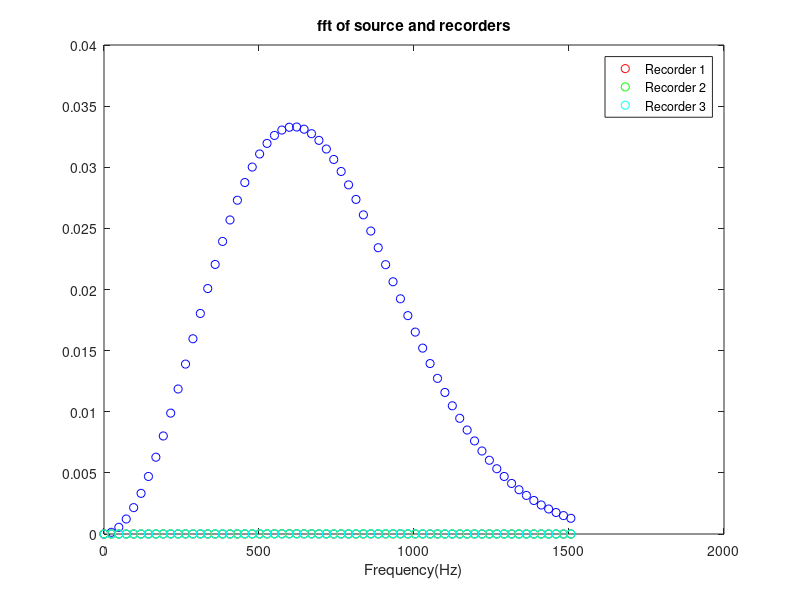
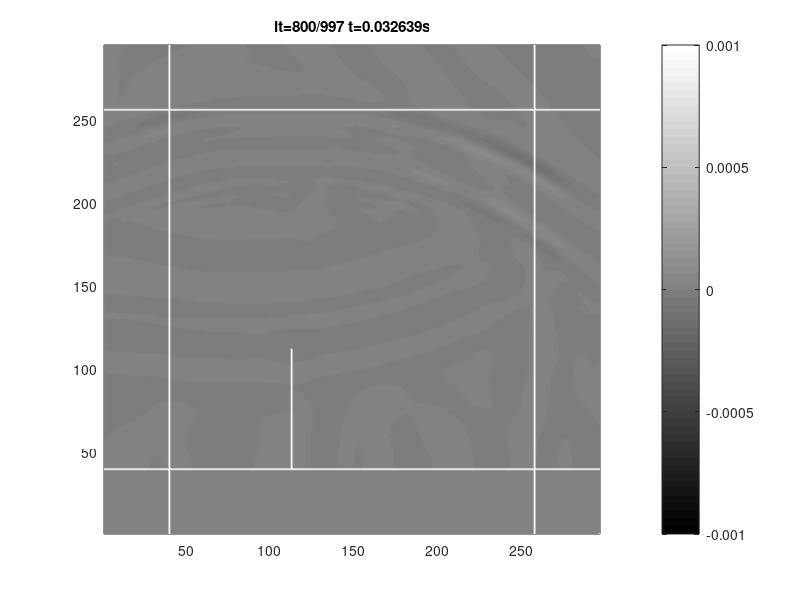

The MATLAB script that drew these images, in order: (Note: this script raises an error after producing the figures.)
function return_args=thin_wall(ifshow,k_max,m,fp,if_free)
if nargin<1
    close all
    clc
    ifshow=1;
    fp=68*9;
    k_max=5637*fp/500;
    m=1.4;
    if_free=0;
end
%% INITIALIZATION OF GRID AND SIMULATING PARAMETERS
c=340;          % Speed of sound
lp=c/fp;        % Associated wavelength with peak frequency
md=2;           % dr=md/fp
d=1.0;          % d distance in exercise (in m)
dx=c/fp/20;     % Spatial discretisation step, at least 20 samples
                % per wavelength
nd=ceil(d/dx);  % number of grids in d.
if mod(nd,2)==1 % nd should be even, because nd/2 is needed.
    nd=nd+1;
end
dx=d/nd;             % Recalculate dx
dy=dx;               % Same grid in x,y
np=lp/dx;            % Does not need to be integer
nx=6*nd+2+1;         % Number of cells in x direction
ny=6*nd+1;           % Number of cells in y direction
npml=40;             % Number of cells in PML
xdim=nx-2+2*npml;    % Total number of columns
ydim=ny-2+2*npml;    % Total number of rows
cn=1/sqrt(2);
dt=cn*dx/c/sqrt(2);  % Time step
cdtdx=c*dt/dx;       % c * dt / dx. Needed for ricker wavelet
nt=round(2*md/(fp*dt)+...
         sqrt(xdim^2+ydim^2)/cdtdx);%Number of time steps
%%% FFT INITIALIZATIONS
fmax=1/(2*dt);       % Maximum frequency in fft
NFFT=2^nextpow2(nt);
disp(['fp=',num2str(fp),' d=',num2str(d),' m'])
disp(['nx=',num2str(nx),' dx=',num2str(dx),' nt=',num2str(nt)])
%% OTHER INITIALIZATIONS
col_s=npml+nd;       % X location of source
row_s=npml+ny-1-nd/2;% Y location of source
col_r1=col_s+2*nd+2; % X location of recorder1
col_r2=col_r1+nd;    % X location of recorder2
col_r3=col_r2+nd;    % X location of recorder3
source=arrayfun(@(it)ricker_wavelet(cdtdx,np,it,md),1:nt);
r1=zeros(nt,1);      % Recorder1 Pre alocation
r2=r1;               % Recorder2 Pre alocation
r3=r2;               % Recorder3 Pre alocation
fft_source=fft(source,NFFT)/nt; 
f=fmax*linspace(0,1,NFFT/2+1)';
f=f(f<2.5*fp);
fft_source=abs(fft_source(1:length(f)))';
if ifshow
    figure(1)% to show the fft of source
    plot(f,2*fft_source,'bo')
    xlabel('Frequency(Hz)')
    title('fft of source and recorders')
end
% Defining the fields
ox=zeros(ydim,xdim);
oy=ox;
p=ox;
px=spalloc(ydim,xdim,2*npml*ydim+(nx-2)*2*npml);
py=px; % px and py are sparse. They fit around p.
% Frame is just made to better see the boundaries and source
% Frame is prealocated for more elements that actually needed.
frame=sparse(ydim,xdim,3*ydim+3*xdim);
frame(npml,:)=1;frame(ny+npml-1,:)=1;
frame(:,npml)=1;frame(:,nx+npml-1)=1;
frame(npml+ny-2*nd-1:npml+ny-1,npml+2*nd+1)=1;
%% INITIALIZING THE DAMPING MATRICES
% Starting out with the ox and oy...
KO_x=spalloc(ydim,xdim,(2*npml-1)*ydim);
KO_y=spalloc(ydim,xdim,npml*xdim);
dpml=npml-0.5;%maximum length of PML
dist=(0.5:1:dpml);%All Os have 0.5 offset.
base_damp=repmat(k_max*(dist'/dpml).^m,1,xdim);
KO_y(1:npml,:)=flipud(base_damp);%Top PML - OY
KO_y(end-npml+2:end,:)=base_damp(1:end-1,:); % Bottom PML - OY
base_damp=repmat(k_max*(dist/npml).^m,ydim,1);%needed for Ox
KO_x(:,end-npml+1:end)=base_damp;%right part of Ox
% The left part of Ox has 1 element less
KO_x(:,1:npml-1)=fliplr(base_damp(:,1:end-1));
% Now calculating the damping matrices for p.
KP_x=spalloc(ydim,xdim,2*npml*ydim);
KP_y=spalloc(ydim,xdim,2*npml*ydim);
dist=(0:npml-1);% Here there is no offset.
base_damp=repmat(k_max*(dist'/dpml).^m,1,xdim);
KP_y(end-npml+1:end,:)=base_damp;
KP_y(1:npml,:)=flipud(base_damp);
base_damp=repmat(k_max*(dist/dpml).^m,ydim,1);%needed for px
KP_x(:,1:npml)=fliplr(base_damp);
KP_x(:,end-npml+1:end)=base_damp;
% Construction of some needed constant matrices in update equations.
KO_x_o=(1-KO_x*dt/2)./(1+KO_x*dt/2);%Multiplied by previous ox
KO_x_p=dt/dx./(1+KO_x*dt/2);%Multiplied by p.
KO_y_o=(1-KO_y*dt/2)./(1+KO_y*dt/2);%Multiplied by previous oy
KO_y_p=dt/dy./(1+KO_y*dt/2);%Multiplied by p.
KP_x_o=c^2*dt/dx;
KP_x_p=1-KP_x*dt;
KP_y_o=c^2*dt/dy;
KP_y_p=1-KP_y*dt;
%% TIME STEPPING ITERATION
if ifshow;
    figure(2);
end
display='it=0/nt t=0.000000';
fprintf(display)
for it=1:nt
    t=(it-1)*dt;
    fprintf(repmat('\b',1,length(display)))
    display=sprintf('it=%d/%d t=%.6fs',it,nt,t);
    fprintf(display);
    p(row_s,col_s)=p(row_s,col_s)+source(it);
    r1(it)=p(row_s,col_r1);
    r2(it)=p(row_s,col_r2);
    r3(it)=p(row_s,col_r3);
    
    % Update Equations
    ox=fin_diff([p+px+py,zeros(ydim,1)],ox,'x',KO_x_p,KO_x_o);
    oy=fin_diff([zeros(1,xdim);p+px+py],oy,'y',KO_y_p,KO_y_o);
    p=fin_diff([ox(:,1),ox],px+p,'x',KP_x_o,KP_x_p);

    px(:,[1:npml,nx+npml-1:end])=p(:,[1:npml,nx+npml-1:end]);
    px([1:npml,ny+npml-1:end],:)=p([1:npml,ny+npml-1:end],:);
    p(:,[1:npml,nx+npml-1:end])=0;
    p([1:npml,ny+npml-1:end],:)=0;
    
    p=fin_diff([oy;zeros(1,xdim)],py+p,'y',KP_y_o,KP_y_p);
    
    py(:,[1:npml,nx+npml-1:end])=p(:,[1:npml,nx+npml-1:end]); %#ok<*SPRIX>
    py([1:npml,ny+npml-1:end],:)=p([1:npml,ny+npml-1:end],:); %#ok<SPRIX>
    p(:,[1:npml,nx+npml-1:end])=0;
    p([1:npml,ny+npml-1:end],:)=0;
    
    % Boundries
    if ~if_free
        p (npml+ny-2*nd-1:npml+ny-1,npml+2*nd+1)=0; % Thin wall
        p (npml+ny-1,:)=0;  % Ground
        px(npml+ny-1,:)=0;
        py(npml+ny-1,:)=0;
    end
  
    if ifshow && mod(it,400)==0;
        pcolor(flipud(p+px+py+frame));
        colormap('gray')
        shading interp
        caxis([-.001 .001])
        colorbar
        xlim([1 xdim])
        ylim([1 ydim])
        title(display)
        getframe(); 
    end
end
fprintf('\n')
%% POST PROCESSING
return_args=struct('f',0,'r1',0,'r2',0,'r3',0,'E',0);

% Calculate remaining energy
ox=ox(npml:end-npml+1,npml:end-npml+1);
oy=oy(npml:end-npml+1,npml:end-npml+1);
energy=sum(sum(ox.^2+oy.^2));
return_args.E=energy;

% Calculate fft
fft_r1=fft(r1,NFFT)/nt;
fft_r2=fft(r2,NFFT)/nt;
fft_r3=fft(r3,NFFT)/nt;
fft_r1=abs(fft_r1(1:length(f)));
fft_r2=abs(fft_r2(1:length(f)));
fft_r3=abs(fft_r3(1:length(f)));
% Plot FFT of recorders if requested
if ifshow
    figure(1);%Back to fft plot
    hold on
    h1=plot(f,2*fft_r1,'ro');
    h2=plot(f,2*fft_r2,'go');
    h3=plot(f,2*fft_r3,'co');
    legend([h1,h2,h3],'Recorder 1','Recorder 2','Recorder 3','Location',...
           'NorthEast')
end
% Fit curve using spline
ft=fittype('splineinterp');
opts=fitoptions(ft);
opts.Normalize = 'on';
[f,fft_r1]=prepareCurveData(f,fft_r1);
[f,fft_r2]=prepareCurveData(f,fft_r2);
[f,fft_r3]=prepareCurveData(f,fft_r3);
[f,fft_source]=prepareCurveData(f,fft_source);
fit_r1=fit(f,fft_r1,ft,opts);
fit_r2=fit(f,fft_r2,ft,opts);
fit_r3=fit(f,fft_r3,ft,opts);
fit_source=fit(f,fft_source,ft,opts);
if ifshow
    figure(1);%Back to fft plot
    hold on
    plot(f,2*fit_r1(f),'r');
    plot(f,2*fit_r2(f),'g');
    plot(f,2*fit_r3(f),'c');
end
f=linspace(0.5*fp,1.5*fp,101);
f=f(1:end-1);
return_args.f=f;
return_args.r1=fit_r1(f)./fit_source(f);
return_args.r2=fit_r2(f)./fit_source(f);
return_args.r3=fit_r3(f)./fit_source(f);
end

function value=ricker_wavelet(cdtdx,np,it,md)
    value=pi^2*(cdtdx*it/np-md)^2;
    value=(1-2*value)*exp(-value);
end

function b=fin_diff(a,b,direction,scale_a,scale_b)
    switch direction
      case 'x'
        cols=1:size(b,2);
        b=full(scale_b.*b-scale_a.*(a(:,cols+1)-a(:,cols)));
      case 'y'
        rows=1:size(b,1);
        b=full(scale_b.*b-scale_a.*(a(rows,:)-a(rows+1,:)));
    end
end

